Frame 1 (no input): blank canvas, image omitted
Frame 60 (no input): blank canvas, image omitted
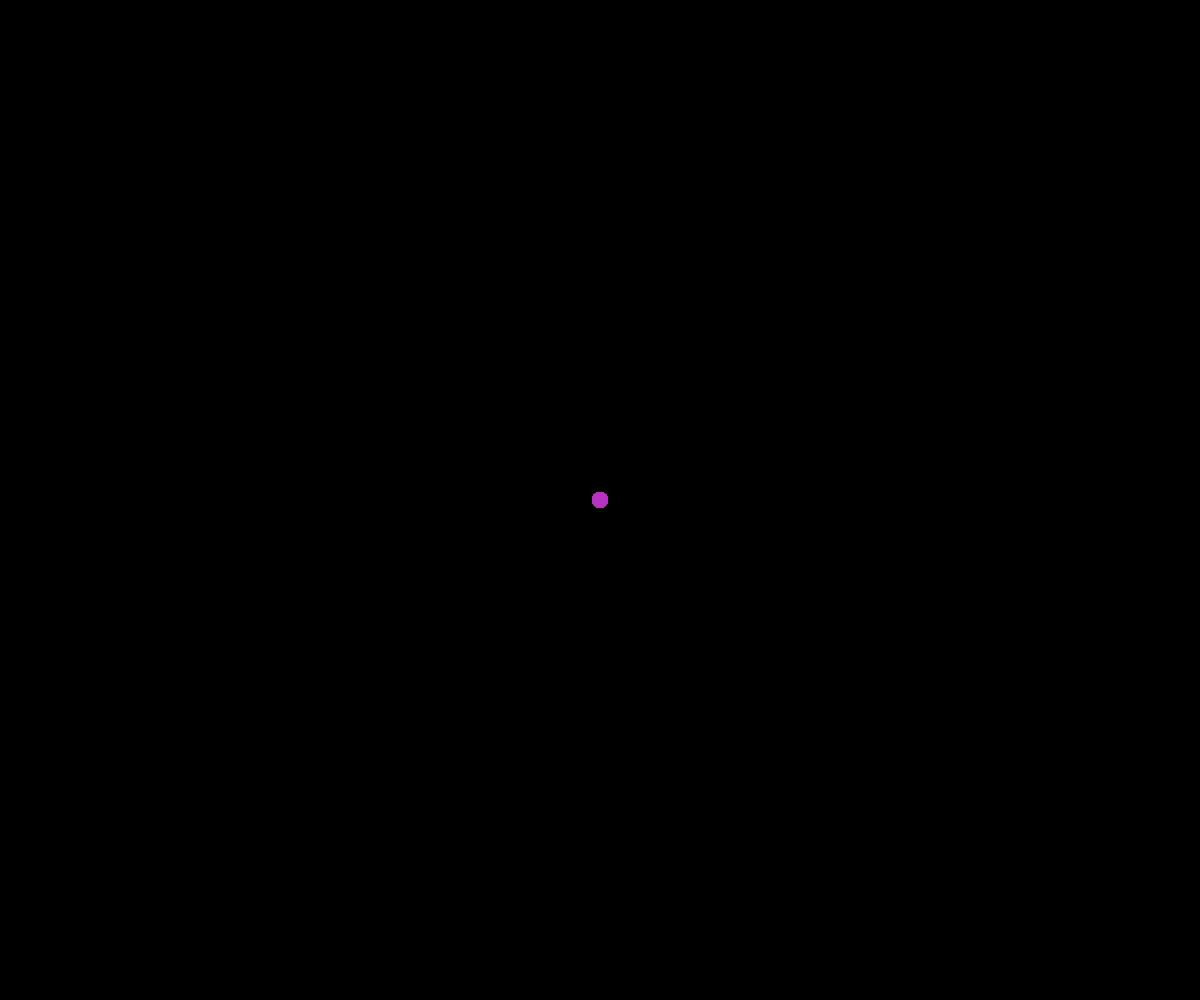
Frame 120 (the mouse pressed at the canvas centre since frame 60)

The p5.js sketch whose frames 1 and 60 were blank and that drew this single picture after the mouse press (run headless with seeded random() and noise() and a simulated clock; from frame 60 on, the mouse is pressed at the canvas centre):

// p5.js sketch
// ── sketch.js
let c;
let r = 255;
let g = 255;
let b = 255;
let a = 0;

function setup() {
  createCanvas(windowWidth, windowHeight);
  background(0);
}

function draw() {
  noStroke();
  c = color(r, g, b, a);
  fill(c);
  ellipse(mouseX, mouseY, 16);
}

function mousePressed() {
  r = floor(random(0, 255));
  g = floor(random(0, 255));
  b = floor(random(0, 255));
  //a = floor(map(mouseX, 0, width, 0, 255));
  a = floor((r + g + b) / 3) + ceil((r + g + b) / 3) / 2;

  console.log(r, g, b, a);
}
